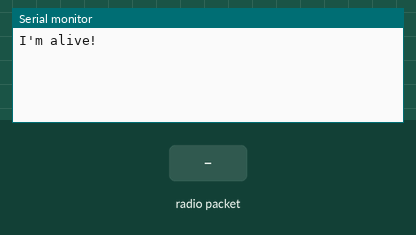
A sketch run on a simulated Arduino Uno, built with avr-gcc and run on an emulated ATmega328P. Shown: the last lines printed to the serial monitor. The inputs (shaded band) are chosen by the test bench. No radio packets arrive unless stated.

Above: at 1.2 s.
1.3 s: radio packet "1" arrives
At 2.5 s:
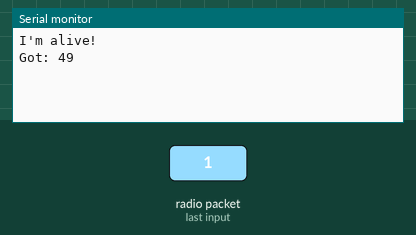
2.8 s: radio packet "0" arrives
At 3.7 s:
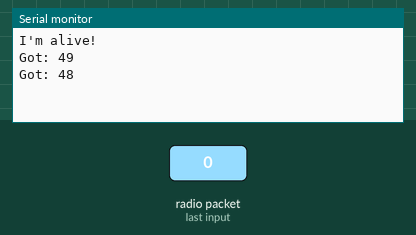
4.3 s: radio packet "2" arrives
At 4.9 s:
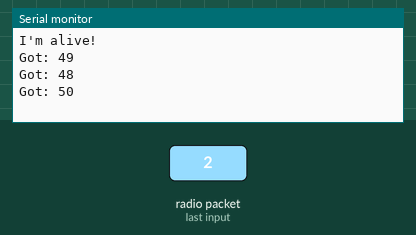

Measured:
- after the input at 1.3 s, the serial monitor: prints a new line at once (image 1)
- after the input at 2.8 s, the serial monitor: prints a new line at once (image 2)
- after the input at 4.3 s, the serial monitor: prints a new line at once (image 3)

The sketch:

ReceiverTest.ino
```cpp
#include <VirtualWire.h>

const int receive_pin = 8;

void setup()
{
  Serial.begin(9600);
  Serial.println("I'm alive!");

  vw_set_rx_pin(receive_pin); //Stel recieve pin/bitrate in en start communicatie
  vw_setup(9600);

  vw_rx_start();
}

void loop()
{

  uint8_t buf[VW_MAX_MESSAGE_LEN];
  uint8_t buflen = VW_MAX_MESSAGE_LEN;
  //Serial.println(buflen);
  //Serial.println(vw_have_message());

  if (vw_get_message(buf, &buflen)) //Ontvanging bericht
  {
    int i;
    Serial.print("Got: "); //

    for (i = 0; i < buflen; i++)
    {
      Serial.print(buf[i]);
      Serial.print(' ');
    }
    Serial.println();
  }
}
```
